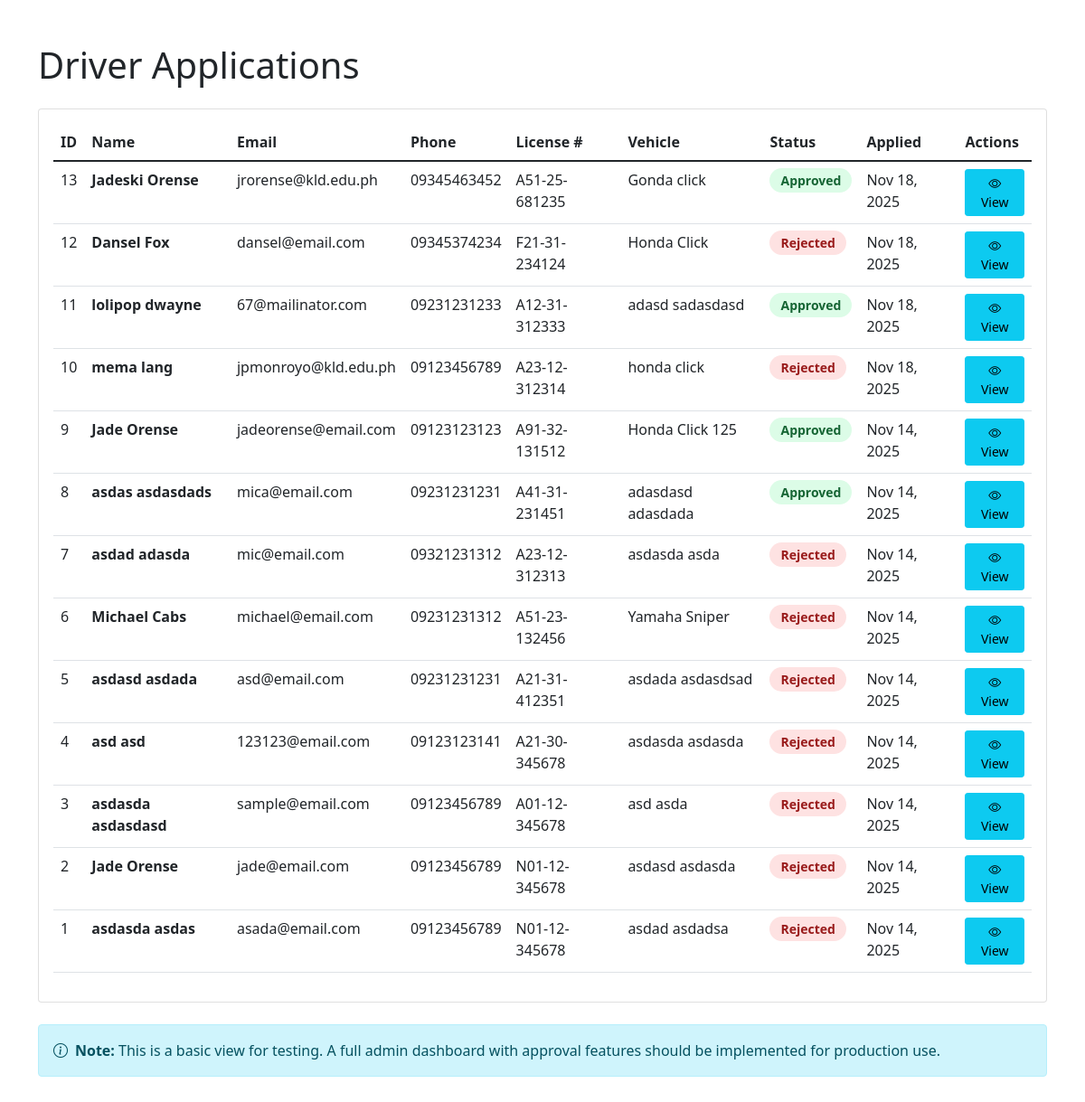
Before: /view_driver_applications.php with the older database file.
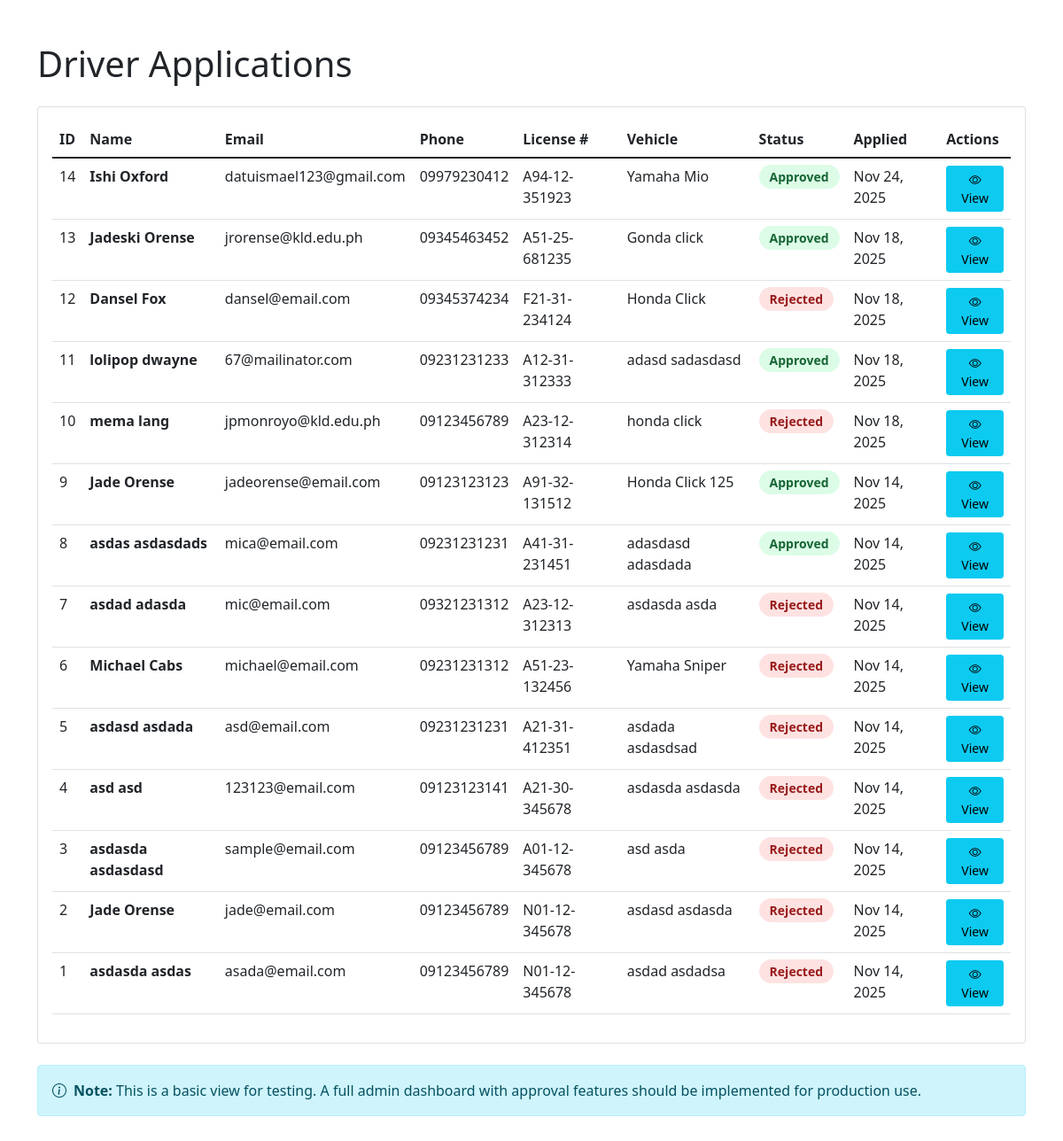
After: the same page with the newer database file.
### tables this page shows
CREATE TABLE `driver_applications` (
  `id` int(11) NOT NULL,
  `first_name` varchar(100) NOT NULL,
  `middle_name` varchar(100) DEFAULT NULL,
  `last_name` varchar(100) NOT NULL,
  `date_of_birth` date NOT NULL,
  `phone` varchar(20) NOT NULL,
  `email` varchar(255) NOT NULL,
  `password` varchar(255) NOT NULL,
  `address` text NOT NULL,
  `barangay` varchar(100) NOT NULL,
  `city` varchar(100) NOT NULL,
  `zip_code` varchar(10) NOT NULL,
  `license_number` varchar(50) NOT NULL,
  `license_expiry` date NOT NULL,
  `driving_experience` varchar(20) NOT NULL,
  `emergency_name` varchar(100) NOT NULL,
  `emergency_phone` varchar(20) NOT NULL,
  `relationship` varchar(50) NOT NULL,
  `previous_experience` text DEFAULT NULL,
  `vehicle_type` varchar(50) NOT NULL,
  `plate_number` varchar(20) NOT NULL,
  `franchise_number` varchar(50) NOT NULL,
  `vehicle_make` varchar(50) NOT NULL,
  `vehicle_model` varchar(50) NOT NULL,
  `vehicle_year` varchar(10) NOT NULL,
  `license_document` varchar(255) DEFAULT NULL,
  `government_id_document` varchar(255) DEFAULT NULL,
  `registration_document` varchar(255) DEFAULT NULL,
  `franchise_document` varchar(255) DEFAULT NULL,
  `insurance_document` varchar(255) DEFAULT NULL,
  `clearance_document` varchar(255) DEFAULT NULL,
  `photo_document` varchar(255) DEFAULT NULL,
  `status` enum('pending','under_review','approved','rejected') DEFAULT 'pending',
  `application_date` datetime DEFAULT current_timestamp(),
  `reviewed_date` datetime DEFAULT NULL,
  `reviewed_by` int(11) DEFAULT NULL,
  `rejection_reason` text DEFAULT NULL,
  `notes` text DEFAULT NULL,
  `created_at` timestamp NOT NULL DEFAULT current_timestamp(),
  `updated_at` timestamp NOT NULL DEFAULT current_timestamp() ON UPDATE current_timestamp()
);

### view_driver_applications.php (the view, shortened to what this page needs)
<?php
require_once 'php/config.php';
$stmt = $pdo->query("SELECT * FROM driver_applications ORDER BY application_date DESC");
$applications = $stmt->fetchAll(PDO::FETCH_ASSOC);
?>
<!DOCTYPE html>
<html lang="en">
<head>
    <link href="https://cdn.jsdelivr.net/npm/bootstrap@5.1.3/dist/css/bootstrap.min.css" rel="stylesheet">
    <link rel="stylesheet" href="https://cdn.jsdelivr.net/npm/bootstrap-icons@1.11.1/font/bootstrap-icons.css">
</head>
<body>
    <div class="container py-5">
        <h1 class="mb-4">Driver Applications</h1>
        <div class="card">
            <div class="card-body">
                <div class="table-responsive">
                    <table class="table table-hover">
                        <thead>
                            <tr>
                                <th>ID</th>
                                <th>Name</th>
                                <th>Email</th>
                                <th>Phone</th>
                                <th>License #</th>
                                <th>Vehicle</th>
                                <th>Status</th>
                                <th>Applied</th>
                                <th>Actions</th>
                            </tr>
                        </thead>
                        <tbody>
                            <?php if (empty($applications)): ?>
                                <tr>
                                    <td colspan="9" class="text-center py-4">
                                        <i class="bi bi-inbox" style="font-size: 3rem; color: #cbd5e1;"></i>
                                        <p class="text-muted mt-2">No applications yet</p>
                                    </td>
                                </tr>
                            <?php else: ?>
                                <?php foreach ($applications as $app): ?>
                                    <tr>
                                        <td><?= htmlspecialchars($app['id']) ?></td>
                                        <td>
                                            <strong><?= htmlspecialchars($app['first_name'] . ' ' . $app['last_name']) ?></strong>
                                        </td>
                                        <td><?= htmlspecialchars($app['email']) ?></td>
                                        <td><?= htmlspecialchars($app['phone']) ?></td>
                                        <td><?= htmlspecialchars($app['license_number']) ?></td>
                                        <td><?= htmlspecialchars($app['vehicle_make'] . ' ' . $app['vehicle_model']) ?></td>
                                        <td>
                                            <span class="status-badge status-<?= htmlspecialchars($app['status']) ?>">
                                                <?= ucfirst(str_replace('_', ' ', htmlspecialchars($app['status']))) ?>
                                            </span>
                                        </td>
                                        <td><?= date('M d, Y', strtotime($app['application_date'])) ?></td>
                                        <td>
                                            <button class="btn btn-sm btn-info" onclick="viewApplication(<?= $app['id'] ?>)">
                                                <i class="bi bi-eye"></i> View
                                            </button>
                                        </td>
                                    </tr>
                                <?php endforeach; ?>
                            <?php endif; ?>
                        </tbody>
                    </table>
                </div>
            </div>
        </div>
        <div class="alert alert-info mt-4">
            <strong><i class="bi bi-info-circle me-2"></i>Note:</strong>
            This is a basic view for testing. A full admin dashboard with approval features should be implemented for production use.
        </div>
    </div>
</body>
</html>

### view_driver_applications.php (style rules this page uses)
.status-badge { padding: 0.25rem 0.75rem; border-radius: 20px; font-size: 0.875rem; font-weight: 600; }
.status-approved { background: #dcfce7; color: #166534; }
.status-rejected { background: #fee2e2; color: #991b1b; }

Changed rows visible on the page:
added driver_applications: id "14", first_name+last_name "Ishi Oxford", email "datuismael123@gmail.com", phone "09979230412", license_number "A94-12-351923", vehicle_make+vehicle_model "Yamaha Mio", status "Approved", application_date "Nov 24, 2025"
